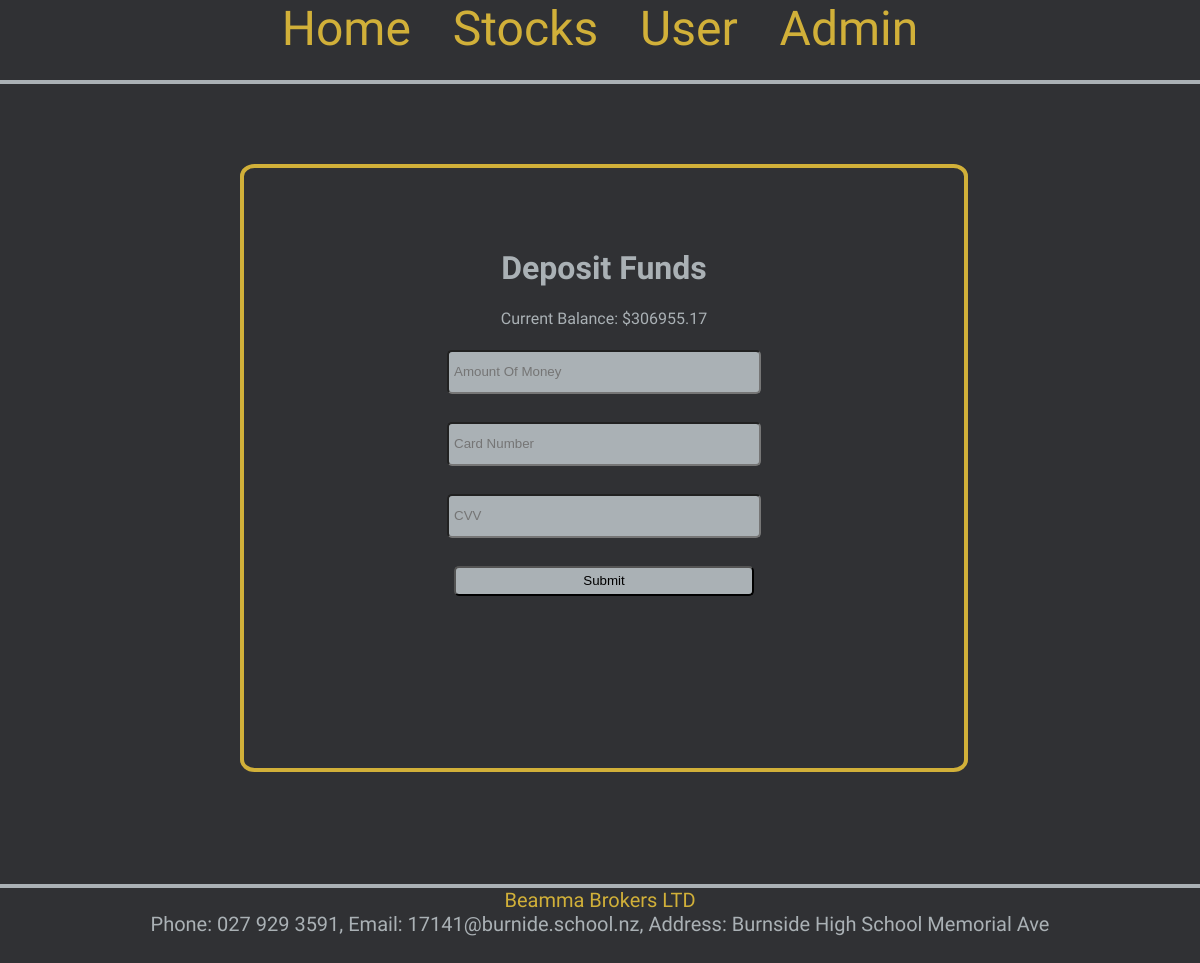
/user/deposit (signed in), run on an earlier commit of the app's database.
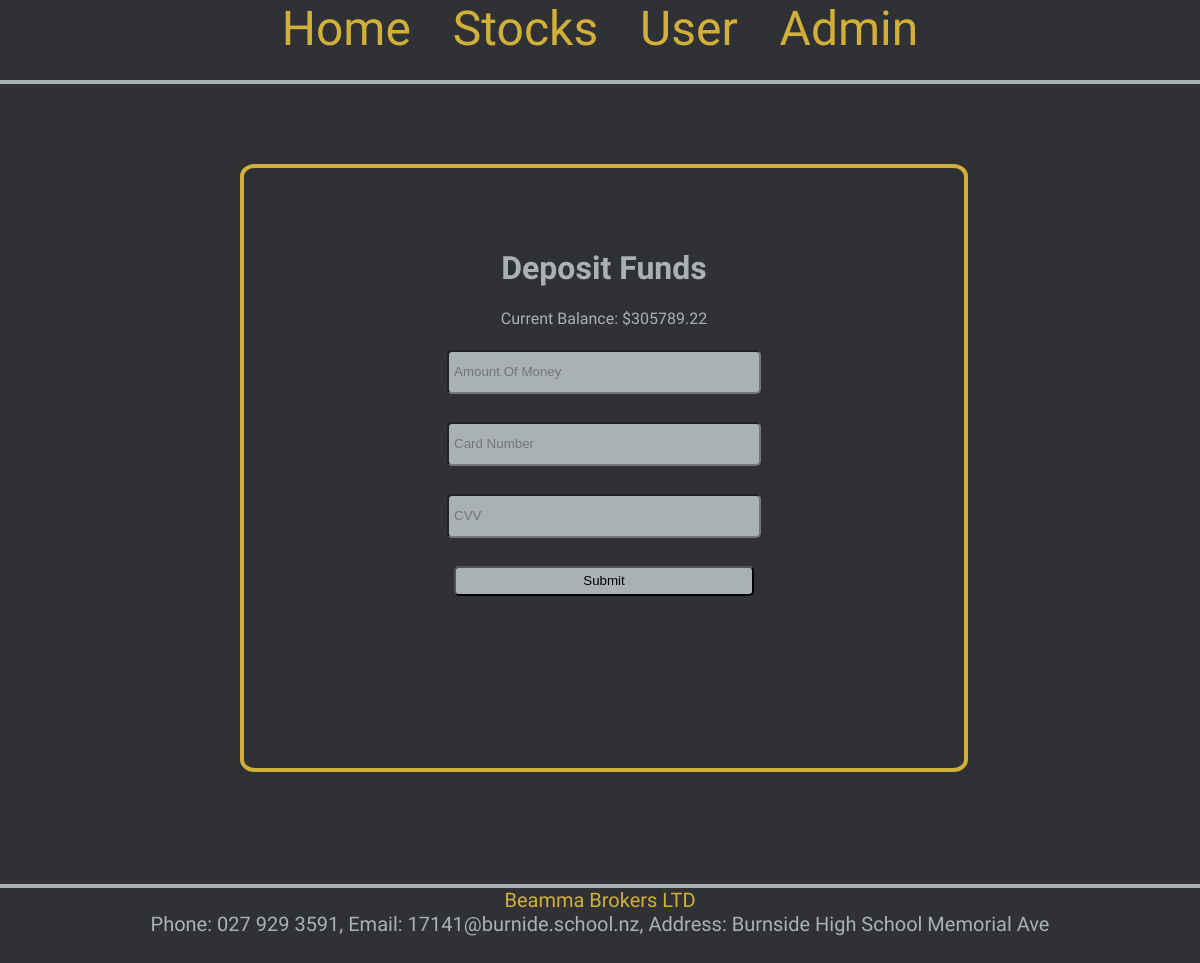
And on a later commit of the database.
### models.py (models this page shows)
class User(db.Model):
    __tablename__ = 'User'
    id = db.Column(db.Integer, primary_key=True, nullable=False)
    name = db.Column(db.String(), nullable=False)
    email = db.Column(db.String(), nullable=False)
    password = db.Column(db.String(), nullable=False)
    balance = db.Column(db.Integer, nullable=False, default=1000)
    admin = db.Column(db.Boolean, nullable=False, default=0)
    stocks = db.relationship('Trade_Info', back_populates='user')
    stocks_portfolio = db.relationship('Portfolio', back_populates='user')

### main.py (the view)
@app.route('/user/deposit', methods=['GET', 'POST'])
def deposit():
    form = Deposit()
    user = models.User.query.filter_by(id=session.get('login', None)).first()
    work_status = ""
    if session.get('login', None) == 0:
        return redirect(url_for('login', status = session.get('login', None), admin = session.get('admin')))
    else:
        if request.method == "POST":
            if form.validate_on_submit():
                work_status="Failed Please Try Again"
            else:
                work_status="Funds Deposited"
            money = form.money.data
            user.balance = money + user.balance
            db.session.merge(user)
            db.session.commit()
    return render_template('deposit.html', status = session.get('login', None), admin = session.get('admin'), form=form, user=user, work_status=work_status)

### forms.py
class Deposit(FlaskForm):
    money = IntegerField("money", widget=html5.NumberInput(), validators=[DataRequired()])
    card = h5fields.IntegerField("card", widget=html5.NumberInput(), validators=[DataRequired()])
    cvv = h5fields.IntegerField("cvv", widget=html5.NumberInput(), validators=[DataRequired()])

### templates/deposit.html (shortened to what this page needs)
{% extends 'layout.html' %}
{% block content %}
<div class="deposit">
  <div class="upper_box">
  </div>
  <div class="inner_box">
    <form method="POST">
      <h1> Deposit Funds </h1>
      <p> Current Balance: ${{ user.balance }}</p>
      <p>{{ form.money(placeholder="Amount Of Money") }}</p>
      <p>{{ form.card(placeholder="Card Number") }}</p>
      <p>{{ form.cvv(placeholder="CVV") }}</p>
      <div class="submit">
        <input type="submit"></input>
      </div>
    </form>
  </div>
</div>
{% endblock %}

What changed in the data, as far as the page shows it:
changed User: balance "306955.17" → "305789.22"
